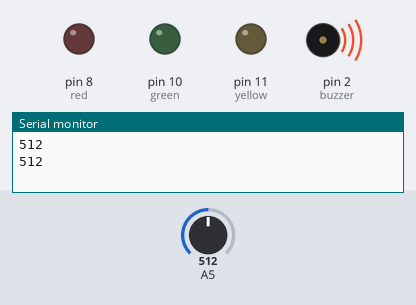
This sketch was run on a simulated Arduino Uno, built with avr-gcc and run on an emulated ATmega328P. Shown: output pins drawn as LEDs (lit = HIGH), buzzer (waves = sounding), the last lines printed to the serial monitor. Dashed ring = blinking. The test bench sets the inputs (shaded band); at power-on: A5 = 512.

Above: at 3.4 s.
3.5 s: A5 set to 781
At 5.3 s:
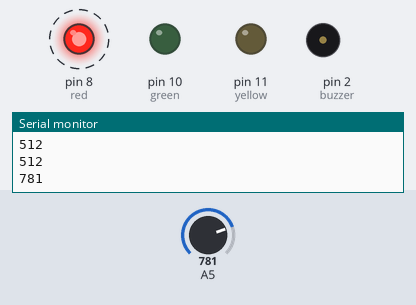
At 5.7 s:
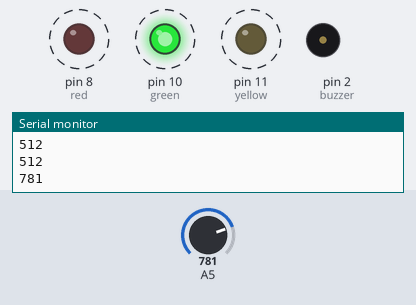
10.5 s: A5 set to 807
At 12.3 s:
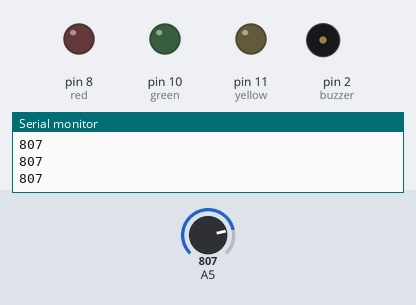
Timing chart, 0 to 13.8 s (numbered marks = the images above; inputs shaded):
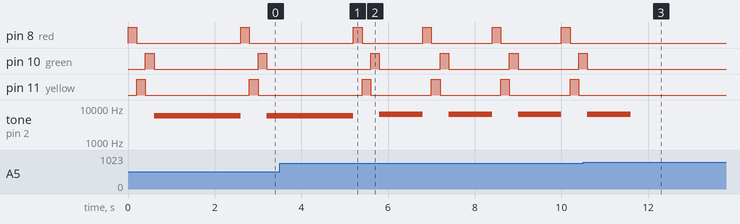

Measured:
- the behaviour switches between 799 and 800 on A5 (found by bisection; images 2 and 3)
- after the input at 3.5 s, pin 8 (red): alternates HIGH for 0.20 s and LOW for 1.4 s, starting after 3.3 s; pin 10 (green): alternates HIGH for 0.20 s and LOW for 1.4 s, starting after 3.7 s
- after the input at 10.5 s, pin 8 (red), pin 11 (yellow): stops changing and stays LOW; pin 10 (green): goes on until 10.6 s, then stays LOW; tone on pin 2 (buzzer): goes on until 11.6 s, then stays silent
- by itself, pin 8 (red), pin 10 (green), pin 11 (yellow): alternates HIGH for 0.20 s and LOW for 2.4 s

The sketch:

sensorCahaya.ino
```cpp
  int buzzer = 2;
  int red = 8;
  int yellow = 11;
  int green = 10;

  void setup() {
    Serial.begin(9600);
    pinMode(red,OUTPUT);
    pinMode(yellow,OUTPUT);
    pinMode(green,OUTPUT);
    pinMode(A5,INPUT);
    pinMode(buzzer, OUTPUT);
  }

  void led(int speed ){
    digitalWrite(red,HIGH);
    delay(speed);
    digitalWrite(red,LOW);
      digitalWrite(yellow,HIGH);
    delay(speed);
    digitalWrite(yellow,LOW);
      digitalWrite(green,HIGH);
    delay(speed);
    digitalWrite(green,LOW);
  }

  void suara (int speed, int freq){
    tone(buzzer,freq);
    delay(speed);
    noTone(buzzer);
  }

  void loop() {
    int sensor_V = analogRead(A5);
    Serial.println(sensor_V);

    if(sensor_V < 700){
        led(200);
        suara(2000, 6000);
    }
    else if(sensor_V < 800){
      led(200);
      suara(1000,6500);
    }
  }
```
